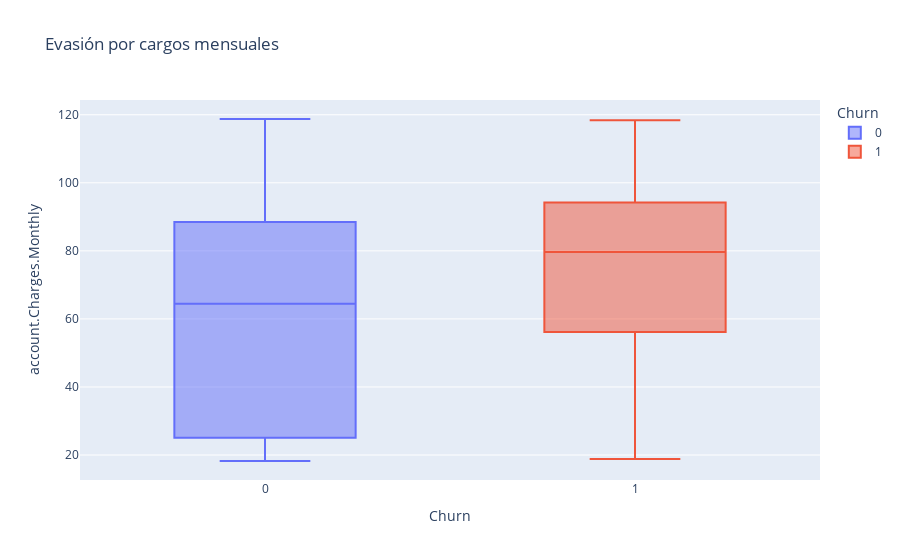

Notebook code cell kept with this figure:
### Code cell
px.box(data_norm, x = 'Churn', y = 'account.Charges.Monthly', color = 'Churn', title='Evasión por cargos mensuales')

### Figure 1 — Plotly figure (JSON) as saved in the notebook; plotly's stock layout.template omitted (floating-point values rounded to 4 significant figures; data arrays with more than 128 entries replaced by an {"elided": "..."} marker saying what was removed)
{"data": [{"alignmentgroup": "True", "hovertemplate": "Churn=%{x}<br>account.Charges.Monthly=%{y}<extra></extra>", "legendgroup": "0", "marker": {"color": "#636efa"}, "name": "0", "notched": false, "offsetgroup": "0", "orientation": "v", "showlegend": true, "type": "box", "x": {"elided": "5163 int values"}, "x0": " ", "xaxis": "x", "y": {"elided": "5163 float values"}, "y0": " ", "yaxis": "y"}, {"alignmentgroup": "True", "hovertemplate": "Churn=%{x}<br>account.Charges.Monthly=%{y}<extra></extra>", "legendgroup": "1", "marker": {"color": "#EF553B"}, "name": "1", "notched": false, "offsetgroup": "1", "orientation": "v", "showlegend": true, "type": "box", "x": {"elided": "1869 int values"}, "x0": " ", "xaxis": "x", "y": {"elided": "1869 float values"}, "y0": " ", "yaxis": "y"}], "layout": {"boxmode": "overlay", "legend": {"title": {"text": "Churn"}, "tracegroupgap": 0}, "title": {"text": "Evasión por cargos mensuales"}, "xaxis": {"anchor": "y", "categoryarray": [0, 1], "categoryorder": "array", "domain": [0, 1], "title": {"text": "Churn"}}, "yaxis": {"anchor": "x", "domain": [0, 1], "title": {"text": "account.Charges.Monthly"}}}}
